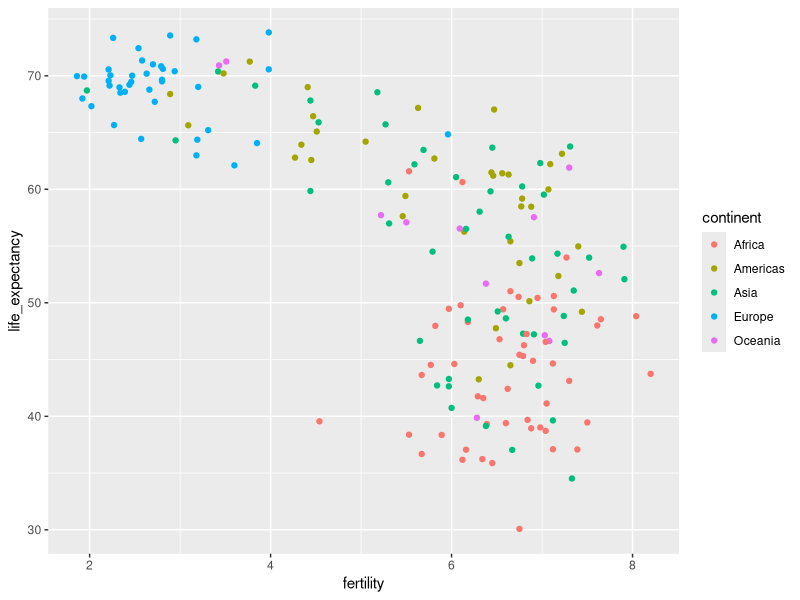
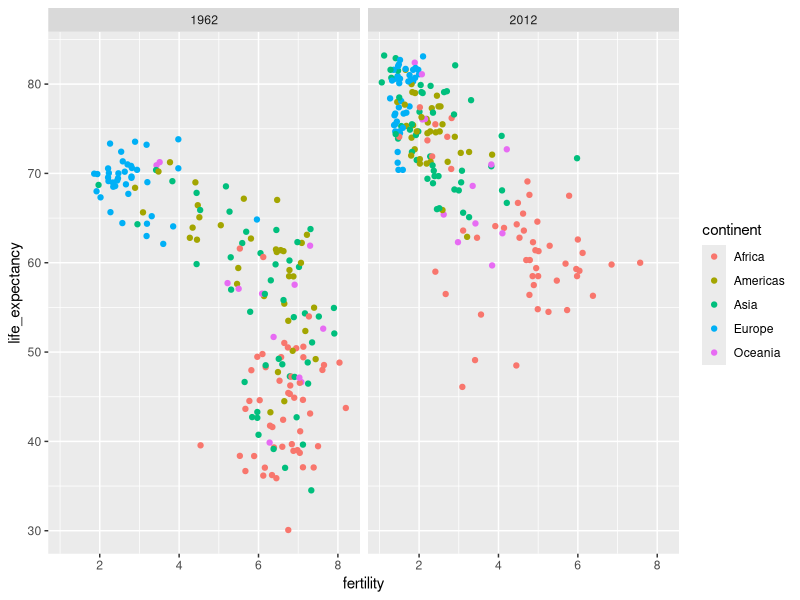
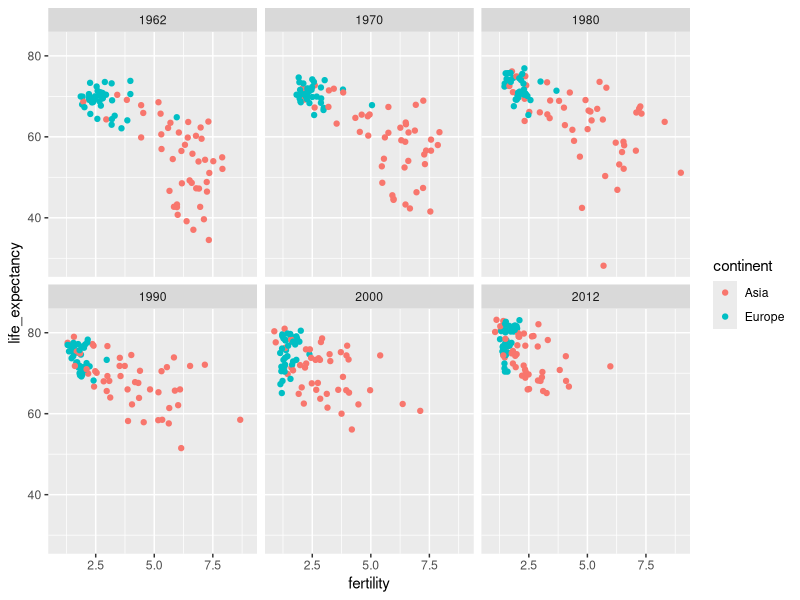
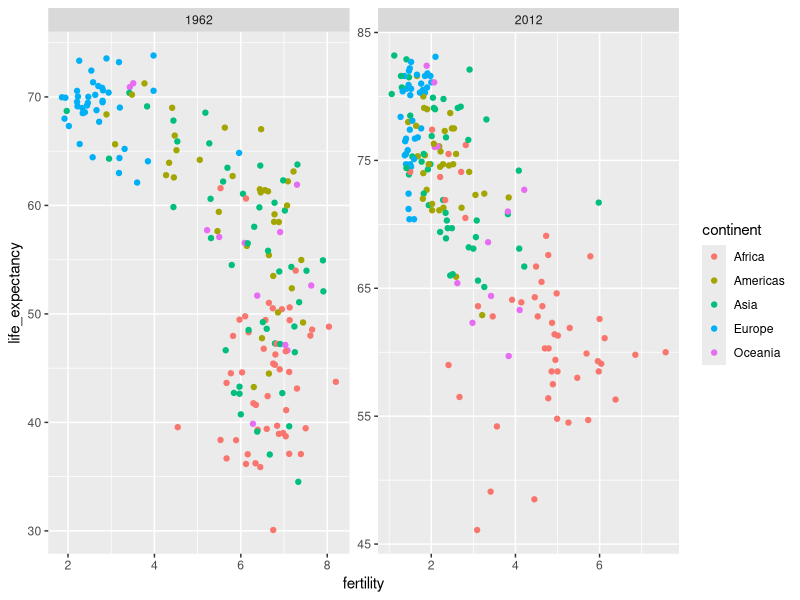
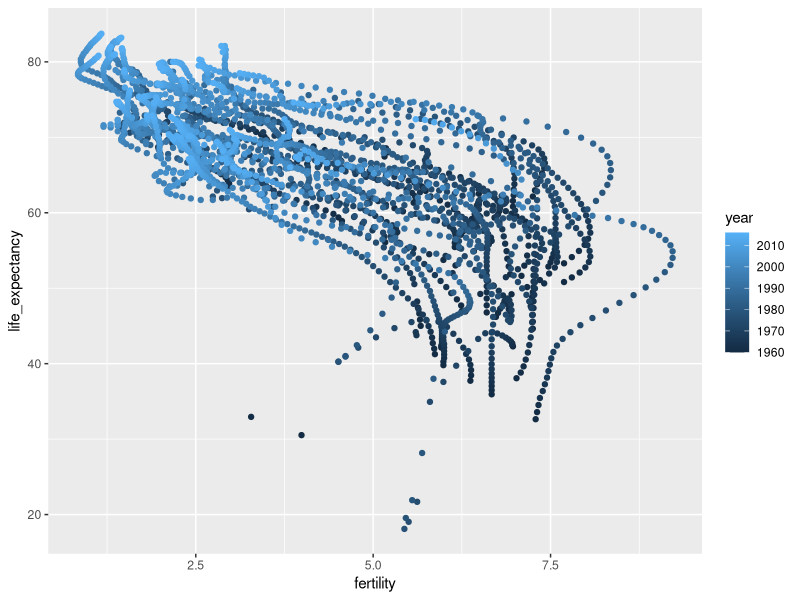
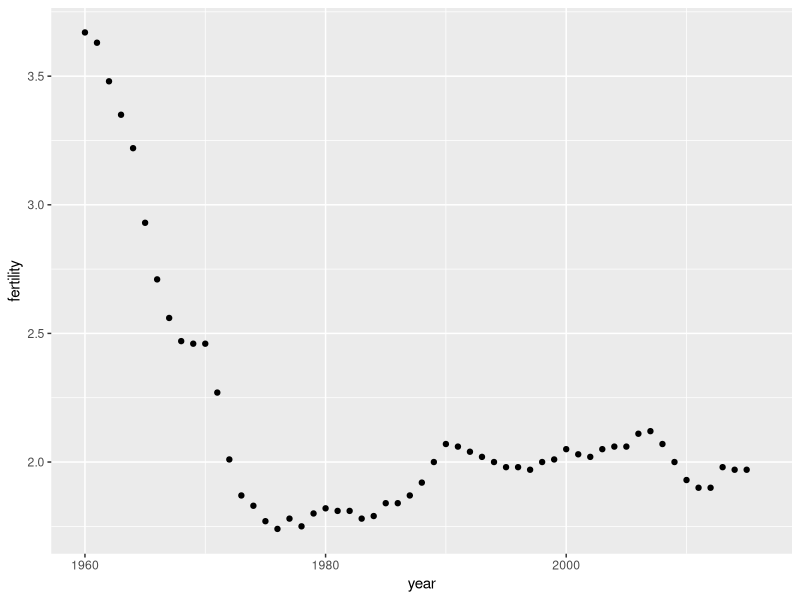
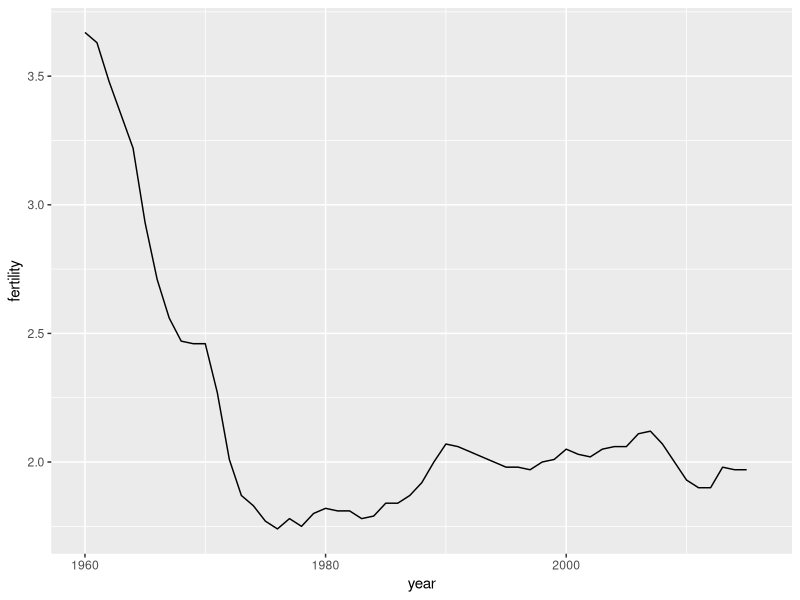
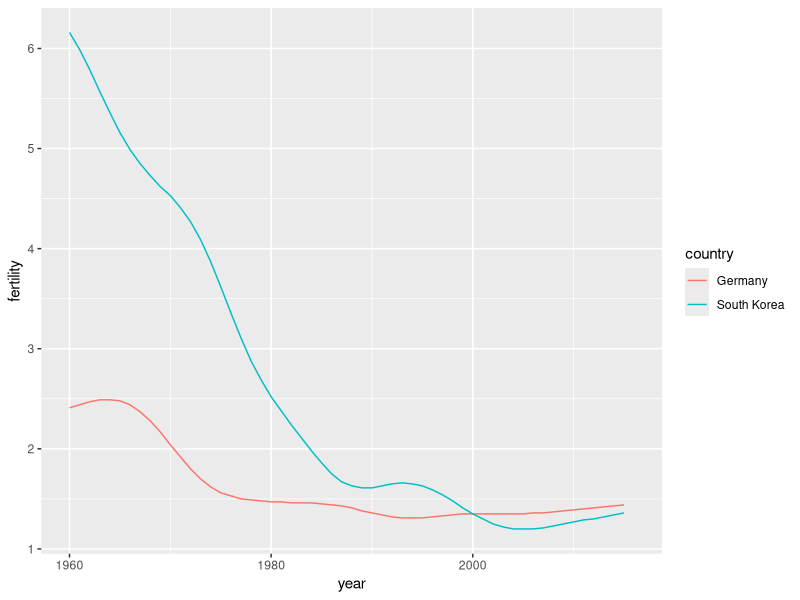

Generate these figures, in order, with R:
## ---- chunk 1
knitr::opts_chunk$set(echo = TRUE, 
                      cache = TRUE, autodep = TRUE)
options(width = 100)  # set output width
## ---- chunk 2
library(tidyverse)
library(dslabs)
data(gapminder)
gapminder %>% as_tibble()
## ---- chunk 3
gapminder %>%
  filter(year == 2015 & country %in% c("Sri Lanka","Turkey")) %>%
  select(country, infant_mortality)
## ---- chunk 4
comp_table <- tibble(comparison = rep(1:5, each = 2),
           country = c("Sri Lanka", "Turkey", "Poland", "South Korea", "Malaysia", "Russia", "Pakistan","Vietnam","Thailand","South Africa"))

tmp <- gapminder %>%
  filter(year == 2015) %>%
  select(country, infant_mortality) %>%
  mutate(country = as.character(country)) ##to match characters to characters

tab <- inner_join(comp_table, tmp, by = "country") %>% select(-comparison)

tmp <- bind_cols(slice(tab,seq(1,9,2)), slice(tab,seq(2,10,2)))
names(tmp) <- c("country", "infant mortality", "country", "infant mortality")

knitr::kable(tmp, "html") %>%
    kableExtra::kable_styling(bootstrap_options = "striped", full_width = FALSE)

## ---- chunk 5
filter(gapminder, year == 1962) %>%
  ggplot( aes(fertility, life_expectancy, color = continent)) +
  geom_point() 
## ---- chunk 6
filter(gapminder, year %in% c(1962, 2012)) %>%
  ggplot(aes(fertility, life_expectancy, col = continent)) +
  geom_point() +
  facet_grid(cols = vars(year))
## ---- chunk 7
years <- c(1962, 1970, 1980, 1990, 2000, 2012)
continents <- c("Europe", "Asia")
gapminder %>% 
  filter(year %in% years & continent %in% continents) %>%
  ggplot( aes(fertility, life_expectancy, col = continent)) +
  geom_point() +
  facet_wrap(vars(year)) 
## ---- chunk 8
filter(gapminder, year%in%c(1962, 2012)) %>%
  ggplot(aes(fertility, life_expectancy, col = continent)) +
  geom_point() +
  facet_wrap(. ~ year, scales = "free")
## ---- chunk 9
gapminder %>% 
  filter(continent == "Asia") %>%
  ggplot(aes(fertility, life_expectancy, col = year)) +
  geom_point()  
## ---- chunk 10
gapminder %>% 
  filter(country == "United States") %>% 
  ggplot(aes(year, fertility)) +
  geom_point()
## ---- chunk 11
gapminder %>% 
  filter(country == "United States") %>% 
  ggplot(aes(year, fertility)) +
  geom_line()
## ---- chunk 12
countries <- c("South Korea", "Germany")
gapminder %>% filter(country %in% countries) %>% 
  ggplot(aes(year, fertility, col = country)) +
  geom_line() 
## ---- chunk 13
gapminder %>% 
  filter(country %in% countries) %>% 
  ggplot(aes(year, life_expectancy, col = country)) +
  geom_line() 
## ---- chunk 14
gapminder <- gapminder %>%  
  mutate(dollars_per_day = gdp/population/365)
## ---- chunk 15
past_year <- 1970
gapminder %>% 
  filter(year == past_year & !is.na(gdp)) %>%
  ggplot(aes(dollars_per_day)) + 
  geom_histogram(binwidth = 1, color = "black")
## ---- chunk 16
gapminder %>% 
  filter(year == past_year & !is.na(gdp)) %>%
  ggplot(aes(log2(dollars_per_day))) + 
  geom_histogram(binwidth = 1, color = "black")
## ---- chunk 17
filter(gapminder, year == past_year) %>%
  summarize(min = min(population), max = max(population))
## ---- chunk 18
gapminder %>% 
  filter(year == past_year) %>%
  ggplot(aes(log10(population))) +
  geom_histogram(binwidth = 0.5, color = "black")
## ---- chunk 19
gapminder %>% 
  filter(year == past_year & !is.na(gdp)) %>%
  ggplot(aes(dollars_per_day)) + 
  geom_histogram(binwidth = 1, color = "black") +
  scale_x_continuous(trans = "log2")
## ---- chunk 20
gapminder <- gapminder %>% 
  mutate(group = case_when(
    region %in% c("Western Europe", "Northern Europe","Southern Europe", 
                  "Northern America", "Australia and New Zealand") ~ "West",
    TRUE ~ "Rest")) %>% 
  as_tibble()
## ---- chunk 21
gapminder %>% 
  filter(year == past_year & !is.na(gdp)) %>%
  ggplot(aes(dollars_per_day)) + 
  geom_histogram(binwidth = 1, color = "black") +
  facet_grid(cols = vars(group)) +
  scale_x_continuous(trans = "log2")
## ---- chunk 22
gapminder %>% 
  filter(year == past_year & !is.na(gdp)) %>%
  ggplot(aes(group, dollars_per_day)) +
  geom_boxplot() +
  scale_y_continuous(trans = "log2") + 
  geom_point()
## ---- chunk 23
past_year <- 1970
present_year <- 2010
years <- c(past_year, present_year)
country_list_1 <- gapminder %>% 
  filter(year == past_year & !is.na(dollars_per_day)) %>% 
  pull(country)

country_list_2 <- gapminder %>% 
  filter(year == present_year & !is.na(dollars_per_day)) %>% 
  pull(country)
      
country_list <- intersect(country_list_1, country_list_2)
## ---- chunk 24
gapminder %>% 
  filter(year %in% years & country %in% country_list) %>%
  ggplot(aes(dollars_per_day)) +
  geom_histogram(binwidth = 1, color = "black") +
  scale_x_continuous(trans = "log2") + 
  facet_grid(year ~ group)
## ---- chunk 25
gapminder %>% 
  filter(year %in% years & country %in% country_list) %>%
  mutate(year = factor(year)) %>%
  ggplot(aes(group, dollars_per_day, fill = year)) +
  geom_boxplot() +
  scale_y_continuous(trans = "log2") 
## ---- chunk 26
gapminder %>% 
  filter(year %in% years & country %in% country_list) %>%
  ggplot(aes(dollars_per_day)) +
  geom_density(fill = "grey") + 
  scale_x_continuous(trans = "log2") + 
  facet_grid(cols = vars(year))
## ---- chunk 27
tmp <- gapminder %>% 
  filter(year == past_year & country %in% country_list) %>%
  mutate(group = ifelse(group == "West", "West", "Developing")) %>% 
  group_by(group) %>% 
  summarize(n=n()) %>%
  spread(group, n)
## ---- chunk 28
gapminder %>% 
  filter(year %in% years & country %in% country_list) %>%
  ggplot(aes(dollars_per_day, fill = group)) +
  scale_x_continuous(trans = "log2") +
  geom_density(alpha = 0.2) + 
  facet_grid(cols = vars(year))
## ---- chunk 29
p <- gapminder %>% 
  filter(year %in% years & country %in% country_list) %>%
  ggplot(aes(dollars_per_day, y = ..count.., fill = group)) +
  scale_x_continuous(trans = "log2", limit = c(0.125, 300)) +
  facet_grid(cols = vars(year))
p + geom_density(alpha = 0.2) 
## ---- chunk 30
p + geom_density(alpha = 0.2, bw = 0.75)
## ---- chunk 31
gapminder <- gapminder %>% 
  filter(year %in% years & country %in% country_list) %>%
  group_by(year) %>%
  mutate(weight = population/sum(population)*2) %>%
  ungroup() 
## ---- chunk 32
gapminder %>% 
  ggplot(aes(dollars_per_day, fill = group, weight = weight)) +
  scale_x_continuous(trans = "log2", limit = c(0.125, 300)) + 
  geom_density(alpha = 0.2, bw = 0.75) + 
  facet_grid(cols = vars(year))
